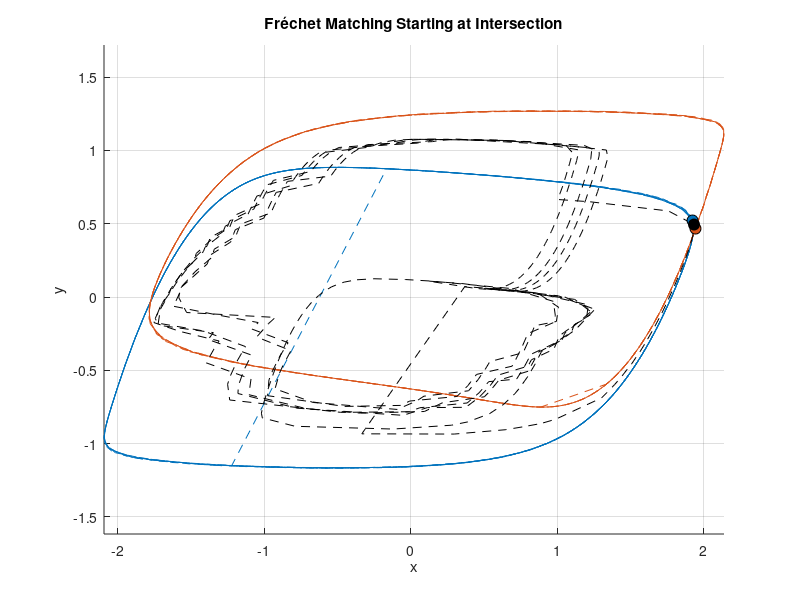

This chart was generated by the following MATLAB code:
function vdp_frechet_mean_starting_at_intersection()
% Two Van der Pol limit cycles
% Align them by choosing a common intersection as the starting point
% Then compute Fréchet matching + mean curve with no jumping.

clear; close all; clc;

%% Parameters
epsilon = 0.1;
a_vals = [-0.5, 0.9];
Tfinal = 400;
dt = 0.01;
M = 500;
useArcLength = false;

%% Generate the curves
curves = cell(2,1);

for k = 1:2
    a = a_vals(k);
    vdp = @(t,z)[ z(2) - z(1)^3/3 + z(1) ; epsilon*(a - z(1)) ];
    [t,z] = ode45(vdp, 0:dt:Tfinal, [-1;0]);
    z_ss = z(t >= Tfinal/2, :);

    if useArcLength
        curves{k} = resampleArcLength(z_ss, M);
    else
        curves{k} = interp1(linspace(0,1,size(z_ss,1)), z_ss, linspace(0,1,M));
    end
end

curve1 = curves{1};
curve2 = curves{2};

%% --------------------------------------------------------------------
%   1. FIND INTERSECTION AND ALIGN CURVES BY THAT START POINT
%% --------------------------------------------------------------------
fprintf("Finding intersection point...\n");

[idx1_inter, idx2_inter] = findCurveIntersection(curve1, curve2);

% Rotate curves so that the intersection is at index 1
curve1 = circshift(curve1, -(idx1_inter-1), 1);
curve2 = circshift(curve2, -(idx2_inter-1), 1);

fprintf("Intersection found at curve1(%d) and curve2(%d).\n", ...
    idx1_inter, idx2_inter);
fprintf("Curves rotated to start at intersection.\n");

%% --------------------------------------------------------------------
%   2. FRECHET MATCHING
%% --------------------------------------------------------------------
fprintf("Computing discrete Fréchet alignment...\n");

path = discreteFrechetPath(curve1, curve2);

idx1 = path(:,1);
idx2 = path(:,2);

% Resample the path back to M points
ii = linspace(1, length(idx1), M);
idx1i = round(interp1(1:length(idx1), idx1, ii));
idx2i = round(interp1(1:length(idx2), idx2, ii));

meanCurve = 0.5*(curve1(idx1i,:) + curve2(idx2i,:));

fprintf("Done.\n");

%% --------------------------------------------------------------------
%   3. ANIMATION
%% --------------------------------------------------------------------

figure; hold on; grid on; axis equal;
colors = lines(2);
xlabel('x'); ylabel('y');
title('Fréchet Matching Starting at Intersection');

plot(curve1(:,1), curve1(:,2), '--', 'Color', colors(1,:));
plot(curve2(:,1), curve2(:,2), '--', 'Color', colors(2,:));
plot(meanCurve(:,1), meanCurve(:,2), 'k--');

p1 = plot(curve1(idx1i(1),1), curve1(idx1i(1),2), 'o', ...
    'MarkerFaceColor', colors(1,:), 'MarkerEdgeColor','k', 'MarkerSize',8);
p2 = plot(curve2(idx2i(1),1), curve2(idx2i(1),2), 'o', ...
    'MarkerFaceColor', colors(2,:), 'MarkerEdgeColor','k', 'MarkerSize',8);
pm = plot(meanCurve(1,1), meanCurve(1,2), 'o', ...
    'MarkerFaceColor','k','MarkerEdgeColor','k','MarkerSize',8);

for k = 1:M
    set(p1,'XData',curve1(idx1i(k),1),'YData',curve1(idx1i(k),2));
    set(p2,'XData',curve2(idx2i(k),1),'YData',curve2(idx2i(k),2));
    set(pm,'XData',meanCurve(k,1),'YData',meanCurve(k,2));
    drawnow;
    pause(0.05);
end


%% ====================================================================
%                       Helper Functions
%% ====================================================================

function curveOut = resampleArcLength(curveIn, M)
    diffs = diff(curveIn,1,1);
    segLen = sqrt(sum(diffs.^2,2));
    cumLen = [0; cumsum(segLen)];
    t_new = linspace(0, cumLen(end), M);
    curveOut = [ interp1(cumLen, curveIn(:,1), t_new).' ...
                 interp1(cumLen, curveIn(:,2), t_new).' ];
end

%% ---- Find approximate intersection of two curves (closest pair) ----
function [i1, i2] = findCurveIntersection(C1, C2)
    D = pdist2(C1, C2);         % M × M distance matrix
    [i1, i2] = find(D == min(D(:)), 1);
end

%% ---- Discrete Fréchet Matching ----
function path = discreteFrechetPath(A, B)

    M = size(A,1); N = size(B,1);
    D = sqrt( (A(:,1)-B(:,1)').^2 + (A(:,2)-B(:,2)').^2 );
    F = zeros(M,N);

    F(1,1) = D(1,1);
    for i = 2:M, F(i,1) = max(F(i-1,1),D(i,1)); end
    for j = 2:N, F(1,j) = max(F(1,j-1),D(1,j)); end

    for i = 2:M
        for j = 2:N
            F(i,j) = max(D(i,j), min([F(i-1,j), F(i-1,j-1), F(i,j-1)]));
        end
    end

    i=M; j=N;
    path = [i,j];
    while ~(i==1 && j==1)
        if i==1
            j=j-1;
        elseif j==1
            i=i-1;
        else
            [~,k] = min([F(i-1,j), F(i-1,j-1), F(i,j-1)]);
            if k==1, i=i-1;
            elseif k==2, i=i-1; j=j-1;
            else, j=j-1;
            end
        end
        path = [i,j; path];
    end
end

end